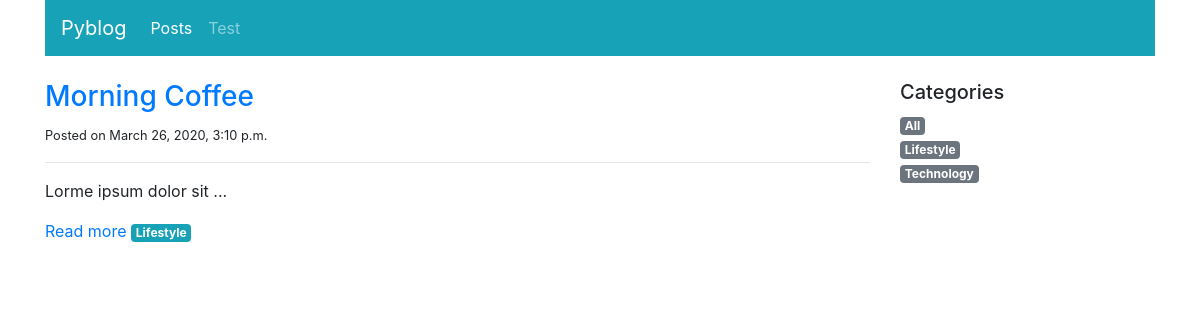
The app's page /blog/posts/Lifestyle/ with its own data.
### blog/models.py (models this page shows, shortened)
class Post(models.Model):
    title = models.CharField(max_length=100)
    category = models.ForeignKey("PostCategory",
                                 null=True,
                                 blank=True,
                                 on_delete=models.DO_NOTHING)
    published = models.BooleanField(default=False)
    text = models.TextField(blank=True)
    create = models.DateTimeField(auto_now_add=True)

class PostCategory(models.Model):
    name = models.CharField(max_length=50)
    def slug(self):
        return slugify(self.name)

### blog/views.py (the view)
# urls.py: path('posts/', views.post_list, name="home"),
def post_list(request, category_name=model_helpers.post_category_all.slug()):
    category, posts = model_helpers.get_posts_category(category_name)
    categories = model_helpers.get_categories()
    context = {
        "category": category,
        "posts": posts,
        "categories": categories,
        "navigation_items": navigation.navigation_items(navigation.NAV_POSTS),
    }
    return render(request, "blog/post_list.html", context)

### blog/model_helpers.py (called while the page is built)
def get_posts_category(category_name):
    posts = Post.objects.filter(published=True)
    if category_name == post_category_all.slug():
        category = post_category_all
    else:
        try:
            category = PostCategory.objects.get(name__iexact=category_name)
            posts = posts.filter(category=category)
        except PostCategory.DoesNotExist:
            category = PostCategory(name=category_name)
            posts = Post.objects.none()
    posts = posts.order_by("-create")
    return category, posts

def get_categories():
    categories = list(PostCategory.objects.all().order_by("name"))
    categories.insert(0, post_category_all)
    return categories

### blog/navigation.py (called while the page is built)
def navigation_items(selected_item):
    items = []
    for name, url in NAV_ITEMS:
        items.append(
            {'name': name,
             'url': url,
             'active': True if selected_item == name else False,
             }
        )
    return items

### blog/templates/blog/post_list.html (shortened to what this page needs)
{% extends 'base.html' %}
{% block content %}
<div class="col-sm-9">
    {% for i in posts %}
    <div class="mb-4">
        <h3><a href="{% url 'post-detail' i.pk %}">{{i.title}}</a></h3>
        <small>Posted on {{i.create}}</small>
        <hr>
        <p class="text-muted">
            {{i.text|linebreaks|safe|truncatewords:100}}
            <a href="{% url 'post-detail' i.pk %}">Read more</a>
            <a href="{% url 'post-list' i.category.slug %}" class="badge badge-info">
                {{i.category.name|capfirst}}
            </a>
        </p>
    </div>
    {% empty %}
    <div class="text-center">
        <p class="display-1"> :'( </p>
        <h3 class="mt-4">The category <span class="badge badge-info">{{category}}</span> does not exist !</h3>
    </div>
    {% endfor %}
</div>
<div class="col-sm-3">
    <h5>Categories</h5>
    <ul class="list-unstyled">
        {% for i in categories %}
        <li><a href="{% url 'post-list' i.slug %}" class="badge badge-secondary">{{i.name|capfirst}}</a></li>
        {% endfor %}
    </ul>
</div>
{% endblock content %}

### records on screen
Post: title "Morning Coffee", create "March 26, 2020, 3:10 p.m.", text "Lorme ipsum dolor sit ...", category.name "Lifestyle"
PostCategory: name "Lifestyle"
PostCategory: name "Technology"

### other values on screen
{{ i.name }} "Posts" "Test"
{{ i.name|capfirst }} "All"
